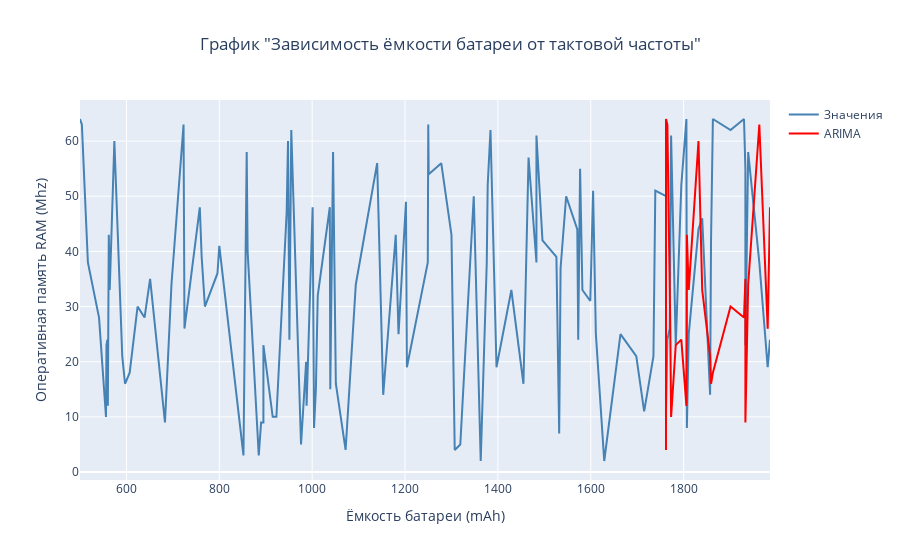

Write notebook code for a chart like this one.
### Code cell
#ARIMA

y_pred_arima=[]
y_train_save = []
for i in y_train:
    y_train_save.append(y_train[i]) #заполняем уже имеющимися

p = 0  # порядок авторегрессии
d = 1  # порядок интеграции
q = 0 # порядок скользящего среднего
for i in range(len(x_test)):
    model = sm.tsa.arima.ARIMA(y_train_save, order=(p, d, q)).fit()
    y_pred_arima.append(model.forecast()[0])
    y_train_save.append(y_train[i])

fig = go.Figure()

fig.add_trace(go.Scatter(
    x = x,
    y = y,
    mode = 'lines',
    name = 'Значения',
    line=dict(color = '#4682B4', width = 2))
)

# МНК
fig.add_trace(go.Scatter(
    x = x_test,
    y = y_pred_arima,
    mode = 'lines',
    name = 'ARIMA',
    line = dict(color = 'red', width = 2))
)
fig.update_xaxes(title_text="Ёмкость батареи (mAh)")
fig.update_yaxes(title_text="Оперативная память RAM (Mhz)")
fig.update_layout(title_text='График "Зависимость ёмкости батареи от тактовой частоты"', title_x =0.5)
fig.show()

### Figure 1 — Plotly figure (JSON) as saved in the notebook; plotly's stock layout.template omitted (floating-point values rounded to 4 significant figures)
{"data": [{"line": {"color": "#4682B4", "width": 2}, "mode": "lines", "name": "Значения", "type": "scatter", "x": [500, 504, 517, 541, 556, 557, 559, 560, 562, 564, 574, 586, 591, 597, 607, 624, 639, 651, 683, 697, 723, 725, 758, 762, 769, 796, 800, 852, 859, 861, 885, 890, 895, 895, 915, 923, 945, 948, 951, 955, 976, 987, 988, 1001, 1004, 1008, 1012, 1038, 1039, 1045, 1051, 1072, 1081, 1094, 1140, 1153, 1180, 1186, 1202, 1204, 1249, 1250, 1251, 1278, 1300, 1307, 1319, 1348, 1363, 1376, 1378, 1384, 1397, 1429, 1455, 1466, 1483, 1483, 1496, 1526, 1532, 1535, 1547, 1571, 1573, 1577, 1582, 1599, 1605, 1611, 1629, 1664, 1698, 1715, 1735, 1739, 1762, 1762, 1765, 1770, 1771, 1773, 1783, 1795, 1806, 1807, 1811, 1832, 1840, 1857, 1859, 1863, 1901, 1930, 1933, 1933, 1939, 1963, 1981, 1986], "y": [64, 63, 38, 28, 10, 23, 24, 12, 43, 33, 60, 33, 21, 16, 18, 30, 28, 35, 9, 34, 63, 26, 48, 39, 30, 36, 41, 3, 58, 40, 3, 9, 9, 23, 10, 10, 47, 60, 24, 62, 5, 20, 12, 48, 8, 15, 32, 48, 15, 58, 16, 4, 17, 34, 56, 14, 43, 25, 49, 19, 38, 63, 54, 56, 43, 4, 5, 50, 2, 38, 52, 62, 19, 33, 16, 57, 38, 61, 42, 39, 7, 37, 50, 44, 24, 55, 33, 31, 51, 25, 2, 25, 21, 11, 21, 51, 50, 11, 24, 26, 39, 61, 23, 52, 64, 8, 25, 44, 46, 14, 42, 64, 62, 64, 55, 23, 58, 38, 19, 24]}, {"line": {"color": "red", "width": 2}, "mode": "lines", "name": "ARIMA", "type": "scatter", "x": [1762, 1762, 1765, 1770, 1771, 1773, 1783, 1795, 1806, 1807, 1811, 1832, 1840, 1857, 1859, 1863, 1901, 1930, 1933, 1933, 1939, 1963, 1981, 1986], "y": [4.0, 64, 63, 38, 28, 10, 23, 24, 12.0, 43, 33, 60, 33, 21, 16.0, 18, 30, 28, 35, 9, 34, 63, 26, 48]}], "layout": {"title": {"text": "График \"Зависимость ёмкости батареи от тактовой частоты\"", "x": 0.5}, "xaxis": {"title": {"text": "Ёмкость батареи (mAh)"}}, "yaxis": {"title": {"text": "Оперативная память RAM (Mhz)"}}}}
